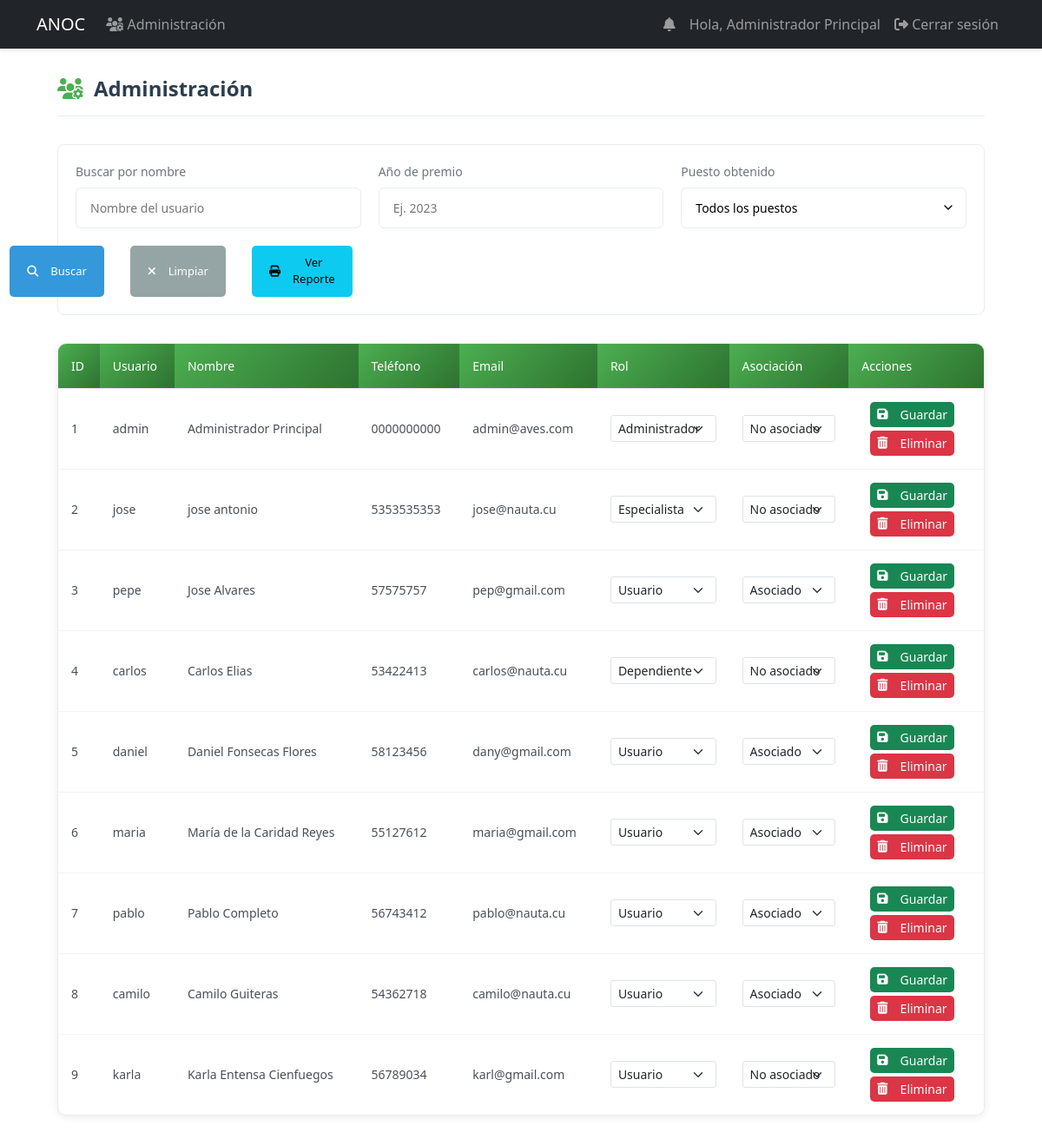
Before: /admin/users (signed in) with the older database file.
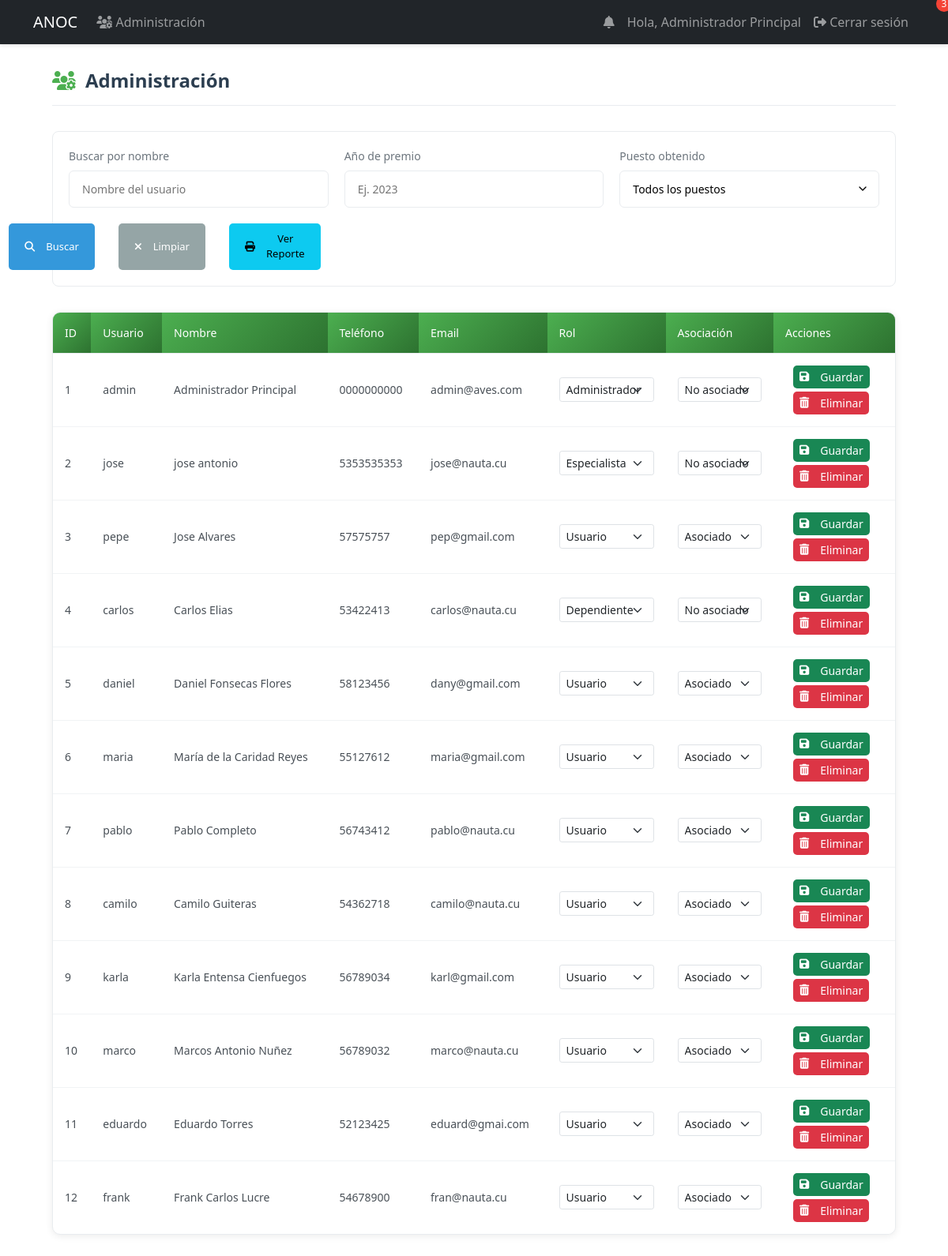
After: the same page with the newer database file.
### models.py (models this page shows, shortened)
class User(UserMixin, db.Model):
    id = db.Column(db.Integer, primary_key=True)
    username = db.Column(db.String(80), unique=True, nullable=False, index=True)
    email = db.Column(db.String(120), unique=True, nullable=False, index=True)
    password_hash = db.Column(db.String(128))
    role = db.Column(db.String(20), default='user')  # 'admin', 'specialist', 'dependiente', 'user'
    is_associated = db.Column(db.Boolean, default=False, nullable=False)
    full_name = db.Column(db.String(100), nullable=False)
    phone = db.Column(db.String(20), nullable=False)
    profile_image = db.Column(db.String(255))  # Ruta de la imagen de perfil
    last_login = db.Column(db.DateTime)  # Fecha del último inicio de sesión
    is_active = db.Column(db.Boolean, default=True)  # Para manejar cuentas activas/inactivas
    address = db.Column(db.String(200))  # Nuevo campo para dirección
    birds = db.relationship('UserBirds', backref='user', lazy=True, cascade='all, delete-orphan')
    awards = db.relationship('Award', backref='user', lazy=True, cascade='all, delete-orphan')
    notifications = db.relationship('Notification', backref='user', lazy=True)

### app.py (the view, shortened to what this page needs)
@app.route('/admin/users')
@login_required
def admin_users():
    if current_user.role != 'admin':
        abort(403)
    search_name = request.args.get('name', '').strip()
    award_year = request.args.get('award_year', '').strip()
    award_position = request.args.get('award_position', '').strip()
    query = select(User).order_by(User.id)
    if search_name:
        query = query.where(User.full_name.ilike(f'%{search_name}%'))
    if award_position:
        position_subquery = select(Award.user_id).where(
            Award.position == award_position
        ).distinct()
        query = query.where(User.id.in_(position_subquery))
    users = db.session.execute(query).scalars()
    current_year = datetime.now().year
    return render_template('admin/users.html',
                         users=users,
                         search_name=search_name,
                         award_year=award_year,
                         award_position=award_position,
                         current_year=current_year)

### app.py (called while the page is built)
@login_manager.user_loader
def load_user(user_id):
    return db.session.get(User, int(user_id))

### templates/admin/users.html (shortened to what this page needs)
{% extends "base.html" %}
{% block content %}
<div class="users-container">
    <div class="users-header">
        <h2><i class="fas fa-users-cog"></i> Administración</h2>
    </div>
    <div class="filter-section">
        <form method="GET" action="{{ url_for('admin_users') }}" class="filter-form">
            <div class="filter-grid">
                <div class="filter-group">
                    <label for="name" class="filter-label">Buscar por nombre</label>
                    <input type="text" class="filter-input" id="name" name="name"
                           value="{{ search_name }}" placeholder="Nombre del usuario">
                </div>
                <div class="filter-group">
                    <label for="award_year" class="filter-label">Año de premio</label>
                    <input type="number" class="filter-input" id="award_year" name="award_year"
                           value="{{ award_year }}" placeholder="Ej. 2023" min="2000" max="{{ current_year }}">
                </div>
                <div class="filter-group">
                    <label for="award_position" class="filter-label">Puesto obtenido</label>
                    <select class="filter-input filter-select" id="award_position" name="award_position">
                        <option value="">Todos los puestos</option>
                    </select>
                </div>
                <div class="filter-actions">
                    <button type="submit" class="btn btn-primary">
                        <i class="fas fa-search"></i> Buscar
                    </button>
                    <a href="{{ url_for('admin_users') }}" class="btn btn-secondary">
                        <i class="fas fa-times"></i> Limpiar
                    </a>
                    <a href="{{ url_for('associates_report_view') }}" class="btn btn-info" target="_blank">
                        <i class="fas fa-print"></i> Ver Reporte
                    </a>
                </div>
            </div>
        </form>
    </div>
    <div class="users-table-container">
        <table class="users-table">
            <thead>
                <tr>
                    <th>ID</th>
                    <th>Usuario</th>
                    <th>Nombre</th>
                    <th>Teléfono</th>
                    <th>Email</th>
                    <th>Rol</th>
                    <th>Asociación</th>
                    <th>Acciones</th>
                </tr>
            </thead>
            <tbody>
                {% if users %}
                    {% for user in users %}
                    <tr class="clickable-row" data-href="{{ url_for('user_details', user_id=user.id) }}">
                        <td>{{ user.id }}</td>
                        <td>{{ user.username }}</td>
                        <td>{{ user.full_name }}</td>
                        <td>{{ user.phone }}</td>
                        <td>{{ user.email }}</td>
                        <td>
                            <form method="POST" action="{{ url_for('assign_role', user_id=user.id) }}" class="role-form">
                                <select name="role" class="form-select form-select-sm">
                                    <option value="user" {% if user.role == 'user' %}selected{% endif %}>Usuario</option>
                                    <option value="specialist" {% if user.role == 'specialist' %}selected{% endif %}>Especialista</option>
                                    <option value="dependiente" {% if user.role == 'dependiente' %}selected{% endif %}>Dependiente</option>
                                    <option value="admin" {% if user.role == 'admin' %}selected{% endif %}>Administrador</option>
                                </select>
                        </td>
                        <td>
                                <select name="is_associated" class="form-select form-select-sm">
                                    <option value="true" {% if user.is_associated %}selected{% endif %}>Asociado</option>
                                    <option value="false" {% if not user.is_associated %}selected{% endif %}>No asociado</option>
                                </select>
                        </td>
                        <td class="actions-column">
                            <div class="action-buttons">
                                <button type="submit" class="btn btn-sm btn-success">
                                    <i class="fas fa-save"></i> Guardar
                                </button>
                            </div>
                            <div class="action-buttons mt-1">
                                <form method="POST" action="{{ url_for('delete_user', user_id=user.id) }}"
                                      onsubmit="return confirm('¿Está seguro que desea eliminar este usuario permanentemente?');"
                                      class="d-inline">
                                    <button type="submit" class="btn btn-sm btn-danger">
                                        <i class="fas fa-trash-alt"></i> Eliminar
                                    </button>
                                </form>
                            </div>
                        </td>
                    </tr>
                    {% endfor %}
                {% endif %}
            </tbody>
        </table>
    </div>
</div>
{% endblock %}

### templates/base.html (shortened to what this page needs)
<!DOCTYPE html>
<html lang="es">
<head>
    <link href="https://cdn.jsdelivr.net/npm/bootstrap@5.3.0/dist/css/bootstrap.min.css" rel="stylesheet">
    <link href="https://cdnjs.cloudflare.com/ajax/libs/font-awesome/6.4.0/css/all.min.css" rel="stylesheet">
    <link rel="stylesheet" href="{{ url_for('static', filename='css/styles.css') }}">
</head>
<body>
    <nav class="navbar navbar-expand-lg navbar-dark bg-dark">
        <div class="container">
            <a class="navbar-brand" href="{{ url_for('dashboard') }}">ANOC</a>
            <div class="collapse navbar-collapse" id="navbarNav">
                <ul class="navbar-nav me-auto">
                    {% if current_user.is_authenticated and current_user.role == 'admin' %}
                        <li class="nav-item">
                            <a class="nav-link" href="{{ url_for('admin_users') }}">
                                <i class="fas fa-users-cog"></i> Administración
                            </a>
                        </li>
                    {% endif %}
                </ul>
                <ul class="navbar-nav">
                    {% if current_user.is_authenticated %}
                        <li class="nav-item">
                            <a class="nav-link" href="{{ url_for('notifications') }}">
                                <i class="fas fa-bell"></i>
                                {% if current_user.is_authenticated %}
                                    {% set unread_count = get_unread_notifications_count(current_user.id) %}
                                    {% if unread_count > 0 %}
                                        <span class="notification-badge">{{ unread_count }}</span>
                                    {% endif %}
                                {% endif %}
                            </a>
                        </li>
                        <li class="nav-item">
                            <span class="nav-link">Hola, {{ current_user.full_name }}</span>
                        </li>
                        <li class="nav-item">
                            <a class="nav-link" href="{{ url_for('logout') }}">
                                <i class="fas fa-sign-out-alt"></i> Cerrar sesión
                            </a>
                        </li>
                    {% else %}
                        <li class="nav-item">
                            <a class="nav-link" href="{{ url_for('login') }}">
                                <i class="fas fa-sign-in-alt"></i> Iniciar sesión
                            </a>
                        </li>
                    {% endif %}
                </ul>
            </div>
        </div>
    </nav>
    <div class="container mt-4">
        {% block content %}{% endblock %}
    </div>
</body>
</html>

### static/css/styles.css (style rules this page uses)
.navbar { box-shadow: 0 2px 4px rgba(0,0,0,0.1); }
.btn { margin: 2px; }
:root { --primary-color: #2c3e50; --secondary-color: #4CAF50; --light-gray: #f8f9fa; --medium-gray: #e9ecef; --dark-gray: #6c757d; --text-color: #495057; --white: #ffffff; }
.users-container { max-width: 1400px; margin: 2rem auto; padding: 0 1.5rem; }
.users-header { margin-bottom: 2rem; padding-bottom: 1rem; border-bottom: 1px solid var(--medium-gray); }
.users-header h2 { color: var(--primary-color); font-weight: 600; font-size: 1.5rem; margin: 0; display: flex; align-items: center; gap: 0.75rem; }
.users-header h2 i { color: var(--secondary-color); }
.filter-section { background: var(--white); border-radius: 0.5rem; padding: 1.25rem; margin-bottom: 2rem; border: 1px solid var(--medium-gray); }
.filter-grid { display: grid; grid-template-columns: repeat(auto-fit, minmax(250px, 1fr)); gap: 1.25rem; align-items: end; }
.filter-group { margin-bottom: 0; }
.filter-label { display: block; margin-bottom: 0.5rem; color: var(--dark-gray); font-size: 0.875rem; font-weight: 500; }
.filter-input { width: 100%; padding: 0.75rem 1rem; border: 1px solid var(--medium-gray); border-radius: 0.375rem; background-color: var(--white); font-size: 0.875rem; }
.filter-select { appearance: none; background-position: right 0.75rem center; background-repeat: no-repeat; background-size: 1rem; }
.filter-actions { display: flex; gap: 0.75rem; justify-content: flex-end; }
.users-table-container { background: var(--white); border-radius: 0.5rem; border: 1px solid var(--medium-gray); overflow: hidden; }
.users-table { width: 100%; border-collapse: collapse; font-size: 0.875rem; }
.users-table th { background-color: var(--light-gray); color: var(--primary-color); padding: 1rem 1.25rem; text-align: left; font-weight: 600; border-bottom: 1px solid var(--medium-gray); }
.users-table td { padding: 1rem 1.25rem; border-bottom: 1px solid var(--medium-gray); vertical-align: middle; color: var(--text-color); }
.users-table tr:last-child td { border-bottom: none; }
.action-buttons { display: flex; gap: 0.5rem; }
.btn { padding: 0.5rem 0.75rem; border-radius: 0.25rem; font-size: 0.8125rem; font-weight: 500; cursor: pointer; border: none; display: inline-flex; align-items: center; gap: 0.375rem; }
.btn-sm { padding: 0.375rem 0.75rem; }
.btn-primary { background-color: var(--secondary-color); color: var(--white); }
.btn-secondary { background-color: var(--medium-gray); color: var(--text-color); }
.filter-actions { display: flex; gap: 10px; }
.users-table-container { background-color: #fff; border-radius: 10px; box-shadow: 0 2px 10px rgba(0, 0, 0, 0.08); overflow: hidden; }
.users-table { width: 100%; border-collapse: collapse; }
.users-table th { background: linear-gradient(135deg, #4CAF50 0%, #2d7230 100%); color: white; padding: 15px; font-weight: 500; text-align: left; }
.users-table td { padding: 15px; border-bottom: 1px solid #f1f3f5; vertical-align: middle; }
.actions-column { background-color: white !important; }
.action-buttons { display: flex; gap: 5px; }
.role-form { display: contents; }
.form-select-sm { padding: 0.25rem 0.5rem; font-size: 0.875rem; line-height: 1.5; border-radius: 0.2rem; }
.btn { display: inline-flex; align-items: center; padding: 10px 20px; margin: 0 10px; border-radius: 5px; font-weight: 500; cursor: pointer; }
.btn i { margin-right: 8px; }
.btn-primary { background-color: #3498db; color: white; border: none; }
.btn-secondary { background-color: #95a5a6; color: white; border: none; }
.notification-badge { background-color: #ff5722; color: white; border-radius: 50%; padding: 2px 6px; font-size: 0.7rem; position: relative; top: -8px; right: -5px; }
.notification-badge { display: inline-block; min-width: 20px; height: 20px; padding: 0 5px; font-size: 12px; line-height: 20px; text-align: center; border-radius: 10px; background-color: #f44336; color: white; position: absolute; top: -5px; right: -5px; }

### templates/admin/users.html (style rules this page uses)
.action-buttons { display: flex; gap: 5px; }
.role-form { display: contents; }
.btn-sm { padding: 0.25rem 0.5rem; font-size: 0.875rem; }
.mt-1 { margin-top: 0.25rem; }

Changed rows visible on the page:
changed User "karla": is_associated "No asociado" → "Asociado"
added User: id "10", username "marco", full_name "Marcos Antonio Nuñez", phone "56789032", email "marco@nauta.cu", role "Usuario", is_associated "Asociado"
added User: id "11", username "eduardo", full_name "Eduardo Torres", phone "52123425", email "eduard@gmai.com", role "Usuario", is_associated "Asociado"
added User: id "12", username "frank", full_name "Frank Carlos Lucre", phone "54678900", email "fran@nauta.cu", role "Usuario", is_associated "Asociado"
